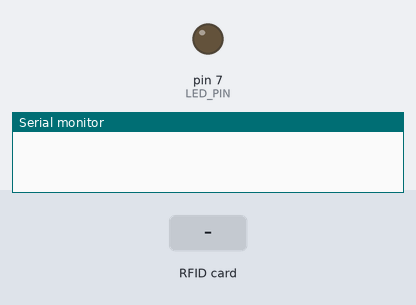
Bench run of a sketch on a simulated Arduino Uno, built with avr-gcc and run on an emulated ATmega328P. Shown: output pins drawn as LEDs (lit = HIGH), the last lines printed to the serial monitor. Inputs (shaded band) come from the test bench. Pins used as bus, display or sensor lines are not drawn.

Above: at 1.2 s.
1.3 s: RFID card A9 A3 1D B4 held to the reader
At 2.4 s:
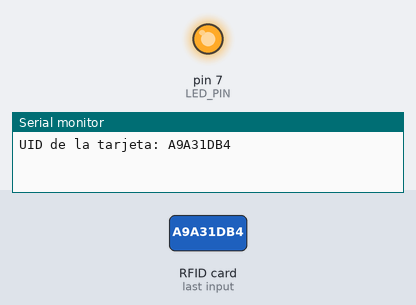
2.8 s: RFID card 5E 7A 19 C4 held to the reader
Timing chart, 0 to 5.8 s (numbered marks = the images above; inputs shaded):
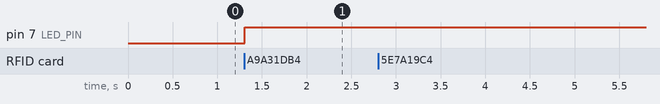

Measured:
- after the input at 1.3 s, pin 7 (LED_PIN): LOW → HIGH at once

The sketch:

robotrfid.ino
```cpp
#include <SPI.h>
#include <MFRC522.h>

#define RST_PIN 9
#define SS_PIN 10
#define LED_PIN 7  // Conecta un LED al pin 7

MFRC522 mfrc522(SS_PIN, RST_PIN);  // Crea un objeto MFRC522

void setup() {
  Serial.begin(9600);
  SPI.begin();        // Inicia la comunicación SPI
  mfrc522.PCD_Init();
  Serial.println(); // Inicializa el lector RFID

  pinMode(LED_PIN, OUTPUT);
  digitalWrite(LED_PIN, LOW);  // Apaga el LED al inicio
}

void loop() {
  if (mfrc522.PICC_IsNewCardPresent() && mfrc522.PICC_ReadCardSerial()) {
    // Leer el UID de la tarjeta RFID
    Serial.print("UID de la tarjeta: ");
    for (byte i = 0; i < mfrc522.uid.size; i++) {
      Serial.print(mfrc522.uid.uidByte[i], HEX);
    }
    Serial.println();

    byte allowedUID[] = {0xA9, 0xA3, 0x1D, 0xB4};

    // Comprueba si la tarjeta es válida
    bool isCardValid = true;
    for (byte i = 0; i < mfrc522.uid.size; i++) {
      if (mfrc522.uid.uidByte[i] != allowedUID[i]) {
        isCardValid = false;
        break;
      }
    }

    if (isCardValid) {
      // Enciende el LED
      digitalWrite(LED_PIN, HIGH);
        // Puedes ajustar la duración que el LED permanece encendido


    } else {
      Serial.println("Tarjeta no válida");
    }

    mfrc522.PICC_HaltA();
    mfrc522.PCD_StopCrypto1();
  }
}
```
